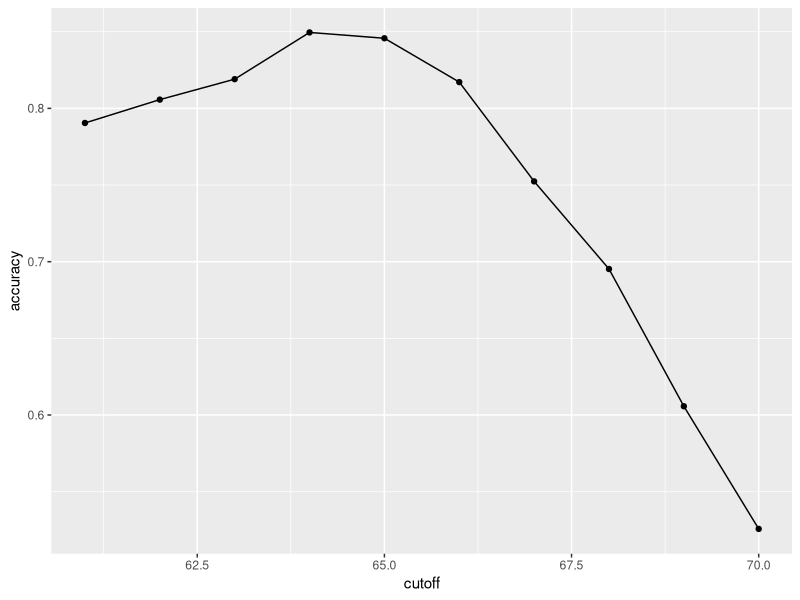
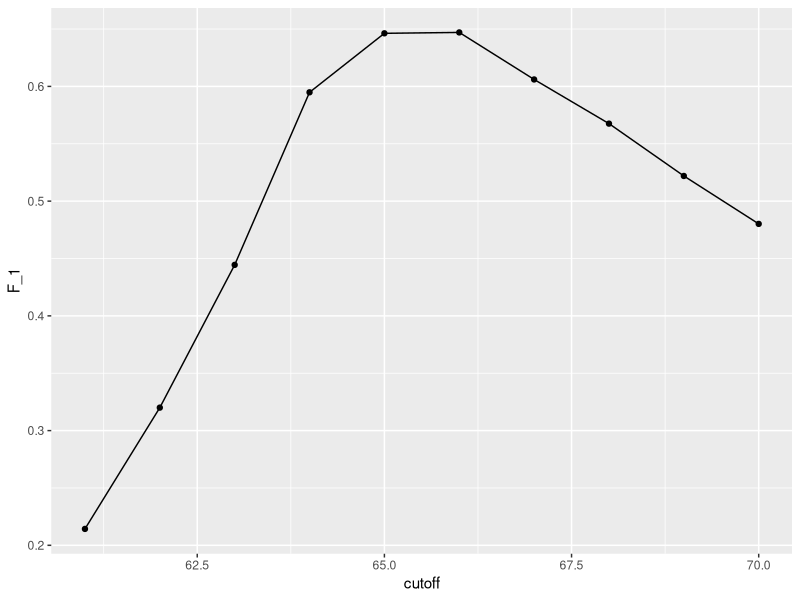
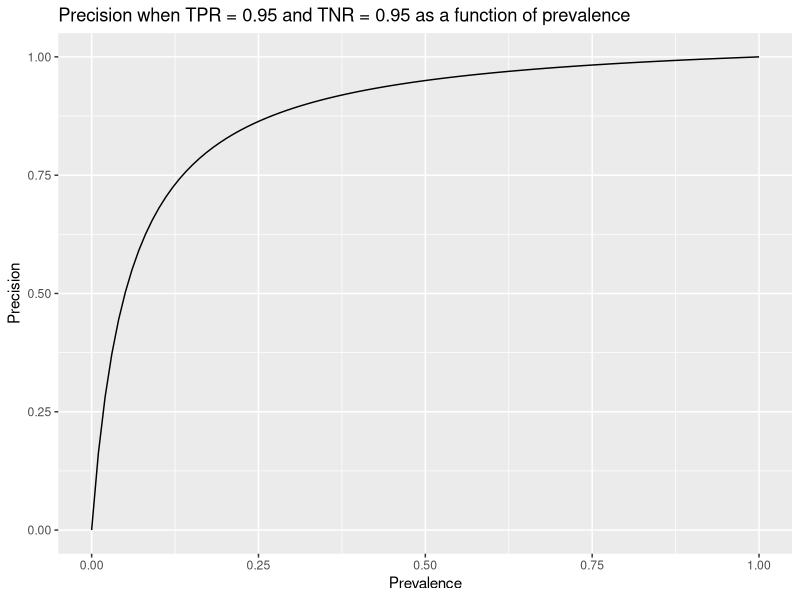
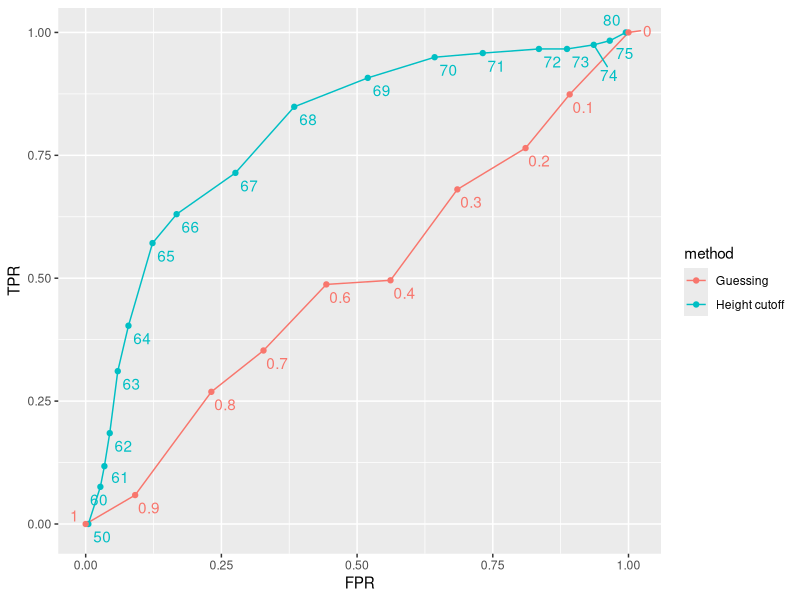
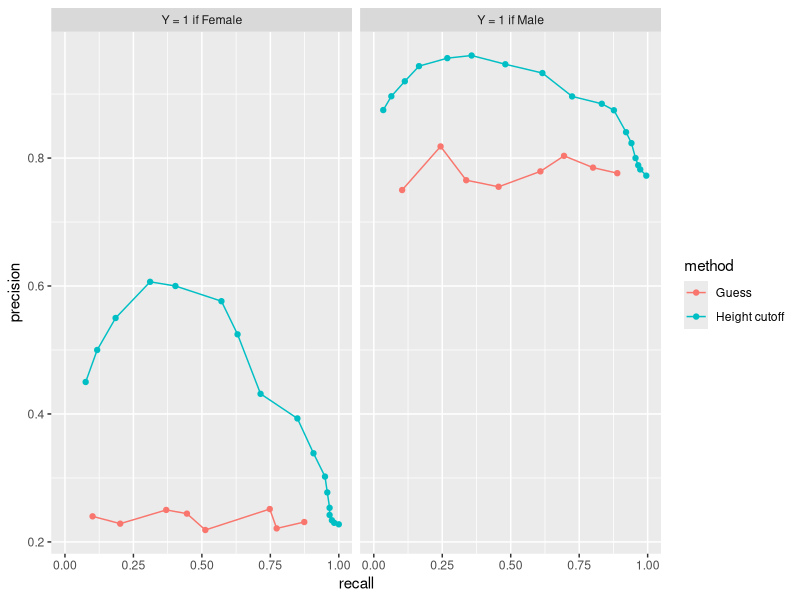

The R script that drew these images, in order:
## ---- chunk 1
library(tidyverse)
library(caret)
library(dslabs)
## ---- chunk 2
y <- heights$sex
x <- heights$height
## ---- chunk 3
set.seed(2007)
test_index <- createDataPartition(y, times = 1, p = 0.5, list = FALSE)
## ---- chunk 4
test_set <- heights[test_index, ]
train_set <- heights[-test_index, ]
## ---- chunk 5
y_hat <- sample(c("Male", "Female"), length(test_index), replace = TRUE)
## ---- chunk 6
y_hat <- sample(c("Male", "Female"), length(test_index), replace = TRUE) |>
  factor(levels = levels(test_set$sex))
## ---- chunk 7
mean(y_hat == test_set$sex)
## ---- chunk 8
heights |> group_by(sex) |> summarize(mean(height), sd(height))
## ---- chunk 9
y_hat <- factor(ifelse(x > 62, "Male", "Female"), levels(test_set$sex))
## ---- chunk 10
mean(y == y_hat)
## ---- chunk 11
cutoff <- seq(61, 70)
accuracy <- map_dbl(cutoff, function(x){
  y_hat <- factor(ifelse(train_set$height > x, "Male", "Female"), levels = levels(test_set$sex))
  mean(y_hat == train_set$sex)
})
## ---- chunk 12
data.frame(cutoff, accuracy) |> 
  ggplot(aes(cutoff, accuracy)) + 
  geom_point() + 
  geom_line() 
## ---- chunk 13
max(accuracy)
## ---- chunk 14
best_cutoff <- cutoff[which.max(accuracy)]
best_cutoff
## ---- chunk 15
y_hat <- ifelse(test_set$height > best_cutoff, "Male", "Female") |> 
  factor(levels = levels(test_set$sex))
y_hat <- factor(y_hat)
mean(y_hat == test_set$sex)
## ---- chunk 16
cm <- confusionMatrix(data = y_hat, reference = test_set$sex)
cm$table
## ---- chunk 17
cm$byClass[c("Sensitivity", "Specificity")]
## ---- chunk 18
cm$byClass["Prevalence"]
## ---- chunk 19
mat <- matrix(c("True positives (TP)", "False negatives (FN)", 
                "False positives (FP)", "True negatives (TN)"), 2, 2)
colnames(mat) <- c("Actually Positive", "Actually Negative")
rownames(mat) <- c("Predicted positive", "Predicted negative")
tmp <- as.data.frame(mat)
if (knitr::is_html_output()){
  knitr::kable(tmp, "html") |>
    kableExtra::kable_styling(bootstrap_options = "striped", full_width = FALSE)
} else{
  knitr::kable(tmp, "latex", booktabs = TRUE) |>
    kableExtra::kable_styling(font_size = 8)
}
## ---- chunk 20
cm$overall["Accuracy"]
cm$byClass[c("Sensitivity","Specificity", "Prevalence")]
## ---- chunk 21
cutoff <- seq(61, 70)
F_1 <- map_dbl(cutoff, function(x){
  y_hat <- factor(ifelse(train_set$height > x, "Male", "Female"), levels(test_set$sex))
  F_meas(data = y_hat, reference = factor(train_set$sex))
})
## ---- chunk 22
data.frame(cutoff, F_1) |> 
  ggplot(aes(cutoff, F_1)) + 
  geom_point() + 
  geom_line() 
## ---- chunk 23
max(F_1)
## ---- chunk 24
best_cutoff <- cutoff[which.max(F_1)]
best_cutoff
## ---- chunk 25
y_hat <- ifelse(test_set$height > best_cutoff, "Male", "Female") |> 
  factor(levels = levels(test_set$sex))
sensitivity(data = y_hat, reference = test_set$sex)
specificity(data = y_hat, reference = test_set$sex)
## ---- chunk 26
tpr <- 0.95; fpr <- 0.05
prevalence <- seq(0,1,len = 100)
data.frame(Prevalence = prevalence,
           Precision = tpr * prevalence / (tpr*prevalence + fpr*(1 - prevalence))) |>
  ggplot(aes(Prevalence, Precision)) + geom_line() + 
  ggtitle("Precision when TPR = 0.95 and TNR = 0.95 as a function of prevalence")
## ---- chunk 27
p <- 0.9
n <- length(test_index)
y_hat <- sample(c("Male", "Female"), n, replace = TRUE, prob = c(p, 1 - p)) |> 
  factor(levels = levels(test_set$sex))
mean(y_hat == test_set$sex)
## ---- chunk 28
probs <- seq(0, 1, length.out = 10)
guessing <- map_df(probs, function(p){
  y_hat <- 
    sample(c("Male", "Female"), nrow(test_set), replace = TRUE, prob = c(p, 1 - p)) |> 
    factor(levels = c("Female", "Male"))
  list(method = "Guessing",
       FPR = 1 - specificity(y_hat, test_set$sex),
       TPR = sensitivity(y_hat, test_set$sex))
})
## ---- chunk 29
cutoffs <- c(50, seq(60, 75), 80)
height_cutoff <- map_df(cutoffs, function(x){
  y_hat <- ifelse(test_set$height > x, "Male", "Female") |> 
    factor(levels = c("Female", "Male"))
   list(method = "Height cutoff",
        FPR = 1 - specificity(y_hat, test_set$sex),
        TPR = sensitivity(y_hat, test_set$sex))
})
## ---- chunk 30
library(ggrepel)
tmp_1 <- map_df(cutoffs, function(x){
  y_hat <- ifelse(test_set$height > x, "Male", "Female") |> 
    factor(levels = c("Female", "Male"))
   list(method = "Height cutoff",
        cutoff = x, 
        FPR = 1 - specificity(y_hat, test_set$sex),
        TPR = sensitivity(y_hat, test_set$sex))
}) 
tmp_2 <- map_df(probs, function(p){
  y_hat <- 
    sample(c("Male", "Female"), nrow(test_set), replace = TRUE, prob = c(p, 1 - p)) |> 
    factor(levels = c("Female", "Male"))
  list(method = "Guessing",
       cutoff = round(p,1),
       FPR = 1 - specificity(y_hat, test_set$sex),
       TPR = sensitivity(y_hat, test_set$sex))
})

bind_rows(tmp_1, tmp_2) |>
  ggplot(aes(FPR, TPR, label = cutoff, color = method)) +
  geom_line() +
  geom_point() +
  geom_text_repel(nudge_x = 0.01, nudge_y = -0.01, show.legend = FALSE)
## ---- chunk 31
guessing <- map_df(probs[-1], function(p){
  y_hat <- sample(c("Male", "Female"), length(test_index), 
                  replace = TRUE, prob = c(p, 1 - p)) |> 
    factor(levels = c("Female", "Male"))
  list(method = "Guess",
    recall = sensitivity(y_hat, test_set$sex),
    precision = precision(y_hat, test_set$sex))
})

height_cutoff <- map_df(cutoffs[-1], function(x){
  y_hat <- ifelse(test_set$height > x, "Male", "Female") |> 
    factor(levels = c("Female", "Male"))
  list(method = "Height cutoff",
       recall = sensitivity(y_hat, test_set$sex),
    precision = precision(y_hat, test_set$sex))
})
tmp_1 <- bind_rows(guessing, height_cutoff) |> mutate(Positive = "Y = 1 if Female") 

guessing <- map_df(rev(probs)[-1], function(p){
  y_hat <- sample(c("Male", "Female"), length(test_index), replace = TRUE, 
                  prob = c(p, 1 - p)) |> 
    factor(levels = c("Male", "Female"))
  list(method = "Guess",
    recall = sensitivity(y_hat, relevel(test_set$sex, "Male", "Female")),
    precision = precision(y_hat, relevel(test_set$sex, "Male", "Female")))
})

height_cutoff <- map_df(rev(cutoffs)[-1], function(x){
  y_hat <- ifelse(test_set$height > x, "Male", "Female") |> 
    factor(levels = c("Male", "Female"))
  list(method = "Height cutoff",
       recall = sensitivity(y_hat, relevel(test_set$sex, "Male", "Female")),
    precision = precision(y_hat, relevel(test_set$sex, "Male", "Female")))
})
tmp_2 <- bind_rows(guessing, height_cutoff) |> mutate(Positive = "Y = 1 if Male") 

bind_rows(tmp_1, tmp_2) |>
  ggplot(aes(recall, precision, color = method)) +
  geom_line() +
  geom_point() +
  facet_wrap(~ Positive)
